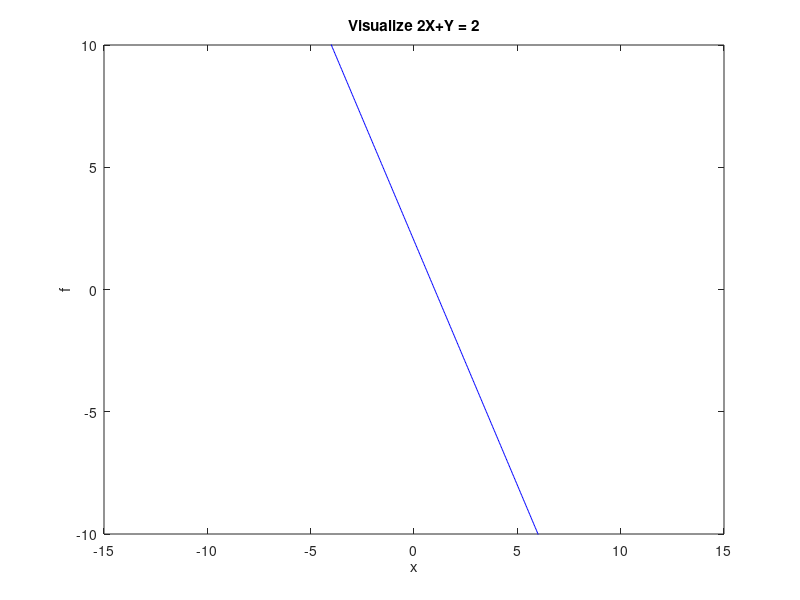

Write MATLAB code to recreate this figure. (Note: this script raises an error after producing the figure.)
%Problem 1A
x = linspace(-15,15,1000); %Creates a row vector 
...from -10 to 10 with 1000 elements
f1 = x*-2 + 2; %Creates a vector with scalar multiplication -2 +2
 
plot(x,f1,'b')
xlabel('x')
ylabel('f')
title('Visualize 2X+Y = 2')
axis([-15 15 -10 10])

hold on
%Drawing a Cartesian plane
xline(0);
yline(0);

%Problem 1B
x_inter = roots([-2,2]);
disp(x_inter);

f2 = f1+2;
plot(x,f2,'b');

%These are parallel lines!!!!!


